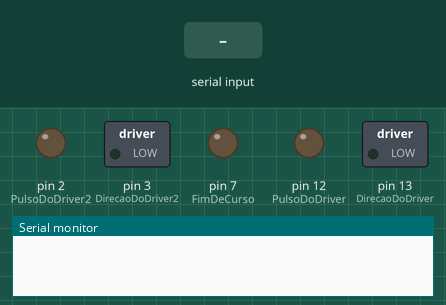
This sketch was run on a simulated Arduino Uno, built with avr-gcc and run on an emulated ATmega328P. Shown: switched loads named in the sketch (green lamp = pin HIGH), output pins drawn as LEDs (lit = HIGH), the last lines printed to the serial monitor. Inputs (shaded band) come from the test bench.

Above: at 1.2 s.
1.3 s: byte 30 received over Serial
At 4.7 s:
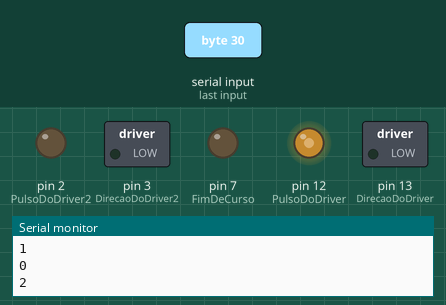
At 16.7 s:
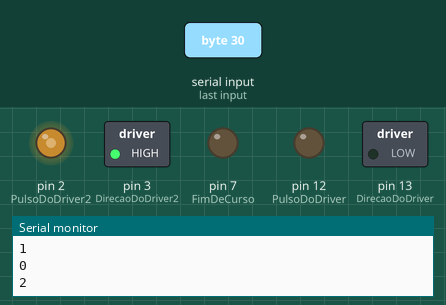
Timing chart, 0 to 17.6 s (numbered marks = the images above; inputs shaded):
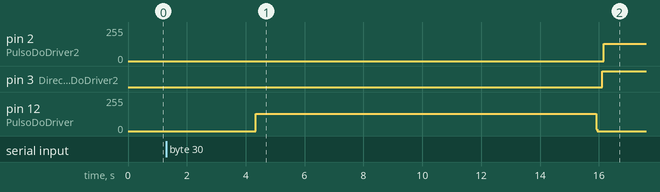

Measured:
- after the input at 1.3 s, pin 2 (PulsoDoDriver2): 0/255 → 130/255 after 14.9 s; pin 3 (DirecaoDoDriver2): LOW → HIGH after 14.8 s; pin 12 (PulsoDoDriver): 0/255 → 128/255 after 3.0 s, → 0/255 11.6 s later

The sketch:

Fim_De_CursoV2.ino
```cpp
int PulsoDoDriver = 12 ; //Azul
int DirecaoDoDriver = 13; //Azul

int PulsoDoDriver2= 2; //Preto
int DirecaoDoDriver2 = 3;//Preto

int FimDeCurso = 7;//Preto

int giro1 = 0;
int giro2 = 0;
int giro3 = 0;
int giro4 = 0;

int pd = 900;//Aqui você define a velocidade dos motores, quanto maior mais lento fica, não diminuir mais que 750
int pd2 = 900;//Aqui você define a velocidade dos motores, quanto maior mais lento fica, não diminuir mais que 750

boolean setdir = HIGH;
boolean setdir2 = HIGH;

boolean StatusFimDeCurso = LOW;

int serialDado = 0;
int var;


void setup() {

  Serial.begin(9600);
  pinMode (PulsoDoDriver, OUTPUT);
  pinMode (DirecaoDoDriver, OUTPUT);
  pinMode (PulsoDoDriver2, OUTPUT);
  pinMode (DirecaoDoDriver2, OUTPUT);
  pinMode (FimDeCurso, OUTPUT);

}

void loop(){

  if(Serial.available()>0){

    serialDado = Serial.read();
    var = 1;
    Serial.println(var);
    Serial.println(StatusFimDeCurso);

      while(var<=20){
        var++;
        int giro1 = 0;
        int giro2 = 0;
        int giro3 = 0;
        int giro4 = 0;
        Serial.println(var);

        delay (3000); // Este é o tempo de espera para o molde abrir

        digitalWrite(DirecaoDoDriver,LOW); //Aqui é primeiro giro do projeto, fechamento do molde
        for (giro1; giro1<=6400; giro1++){ //Aqui você faz o preset de quanto ele vai andar, quando for fazer o preset, zere o valor dos outros giros.
          digitalWrite(PulsoDoDriver,HIGH);
          delayMicroseconds(pd);
          digitalWrite(PulsoDoDriver,LOW);
          delayMicroseconds(pd);
        }

        delay (250); // Este é um pequeno delay após o fechamento do molde para encher

        digitalWrite(DirecaoDoDriver2,HIGH); // Aqui é a injeção do material
        for (giro2; giro2<=25000; giro2++){ // Aqui você define o tanto que o fuso vai rodar, recomendo 11000
          digitalWrite(PulsoDoDriver2,HIGH);
          delayMicroseconds(750);
          digitalWrite(PulsoDoDriver2,LOW);
          delayMicroseconds(750);
        }

        delay (10000); // Este é o tempo que o material esfria dentro do molde

        digitalWrite(DirecaoDoDriver2,LOW); // Aqui é a volta do fuso para tirar a pressão
        for (giro3; giro3<=1000; giro3++){ //Recomendo colocar 2000 aqui
          digitalWrite(PulsoDoDriver2,HIGH);
          delayMicroseconds(pd);
          digitalWrite(PulsoDoDriver2,LOW);
          delayMicroseconds(pd);
        }

        delay (3000); // Este é o tempo de espera para o molde abrir

        digitalWrite(DirecaoDoDriver,HIGH); // Está ultima operação abre o molde
        for (giro4; giro4<=6400; giro4++){ //Aqui o valor deve ser igual ao do fechamento do molde, pois abre a mesma quantidade.
           digitalWrite(PulsoDoDriver,HIGH);
           delayMicroseconds(pd);
           digitalWrite(PulsoDoDriver,LOW);
           delayMicroseconds(pd);
           StatusFimDeCurso = digitalRead(FimDeCurso);
           if(StatusFimDeCurso == HIGH)
           {
            Serial.println(StatusFimDeCurso);
            giro4 = 10000;
           }
        }
        delay (2000); // Este é o tempo de espera para o molde abrir

      }
  }
}
```
